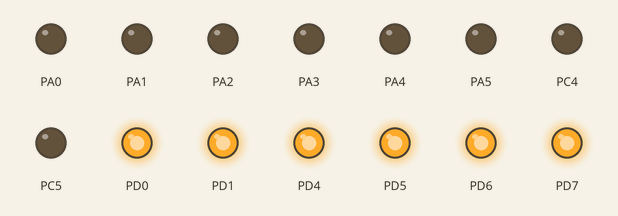
This program was run on a simulated ATmega16, built with avr-gcc and emulated at 0.032768 MHz. Shown: output pins drawn as LEDs (lit = HIGH).

Above: at 0.1 s.
At 8.1 s:
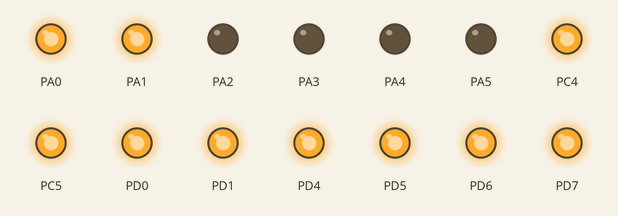
At 24.1 s:
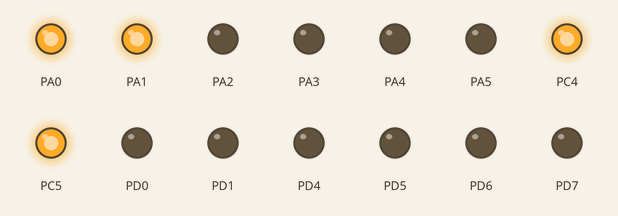
Timing chart, 0 to 25.6 s (numbered marks = the images above):
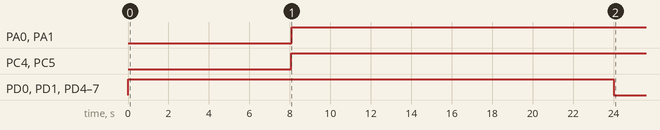

The program:

HDPL2416_laikrodis.c
```c
/*
* HDPL2416_laikrodis.c
*
* Created: 2014-02-15 15:21:30
*  Author: Marius
*/

//crystal - 32,768 kHz
//Check fuse bits in "fuse bits.PNG" for khazama AVR Programmer


#ifndef F_CPU
#define F_CPU 32768
#endif

#define DISPLAY_POWER 0x73
#define BLANK_DISPLAY 0x80

#include <avr/io.h>
#include <avr/interrupt.h>
#include <avr/power.h>
#include <avr/sleep.h>
#include <util/delay.h>


uint32_t time_s = 0;
uint32_t TimeStamp = 0;

uint8_t minutes = 0;
uint8_t hours = 0;

uint8_t dispIsOn;

ISR(TIMER2_OVF_vect)
{
	time_s+=8;
	if(time_s >= 86400)
	time_s = 0;

	if(time_s - TimeStamp <= 16)
	{
		UpdateDisplay(time_s);
	}
	else
	{

		PORTD&=~BLANK_DISPLAY;
		PORTD&=~DISPLAY_POWER;

		cli();
		sleep_enable();
		sei();
		dispIsOn = 0;

	}
}

//Add hour
ISR(INT0_vect)
{
	if(dispIsOn == 1)
	{
		time_s += (60*60);
		if(time_s >= 86400)
		time_s = 0;
	}
	TimeStamp = time_s;
	PORTD |= DISPLAY_POWER;
	PORTD |= BLANK_DISPLAY;
	UpdateDisplay(time_s);

	if(dispIsOn == 0)
	{
		cli();
		_delay_ms(2000);
		sei();
	}
	dispIsOn = 1;
}

//Add minute
ISR(INT1_vect)
{
	if(dispIsOn == 1)
	{
		time_s += 60;
		if(time_s >= 86400)
		time_s = 0;
	}
	TimeStamp = time_s;
	PORTD |= DISPLAY_POWER;
	PORTD |= BLANK_DISPLAY;
	UpdateDisplay(time_s);

	if(dispIsOn == 0)
	{
		cli();
		_delay_ms(2000);
		sei();
	}
	dispIsOn = 1;
}

void UpdateDisplay(uint32_t seconds)
{
	minutes = (seconds / 60) % 60;
	hours = (seconds / 3600) % 3600;

	uint8_t address = 0;

	PORTA = address;
	PORTC = minutes%10 + 48;

	address++;

	PORTA = address;
	PORTC = (minutes/10)%10+48;

	address++;

	PORTA = address;
	PORTC = hours%10+48;

	address++;

	PORTA = address;
	PORTC = (hours/10)%10+48;
}

int main(void)
{
	DDRD=0xFF;
	DDRC=0xFF;
	DDRA=0xFF;
	DDRB=0xFF;
	PORTC&=0;	//Data for display
	PORTA&=0;	//Addresses of display
	PORTB&=0;

	PORTD |= DISPLAY_POWER;
	PORTD |= BLANK_DISPLAY;

	//8bit timer2 setup
	//Set prescale to 1024
	TCCR2 |= (1<<CS22)|(1<<CS21)|(1<<CS20);
	//wait for registers update
	while (ASSR & ((1<<TCN2UB)|(1<<TCR2UB)));
	//clear interrupt flags
	TIFR  = (1<<TOV2);
	//enable TOV2 interrupt
	TIMSK  = (1<<TOIE2);

	//Button interrupts
	MCUCR |= 0x0F; //(ISC00 - ISC11) == 1
	GICR |= (1<<INT0) | (1<<INT1) | (1<<INT2);
	MCUCSR |= (1<<ISC2);

	set_sleep_mode(SLEEP_MODE_PWR_DOWN);
	cli();
	sleep_enable();
	sei();
	while(1)
	{

	}
}
```

Measured:
- by itself, PA0, PA1, PC4, PC5: LOW → HIGH at 8.1 s
- by itself, PD0, PD1, PD4–7: LOW → HIGH at 0.00 s, → LOW 24.0 s later
